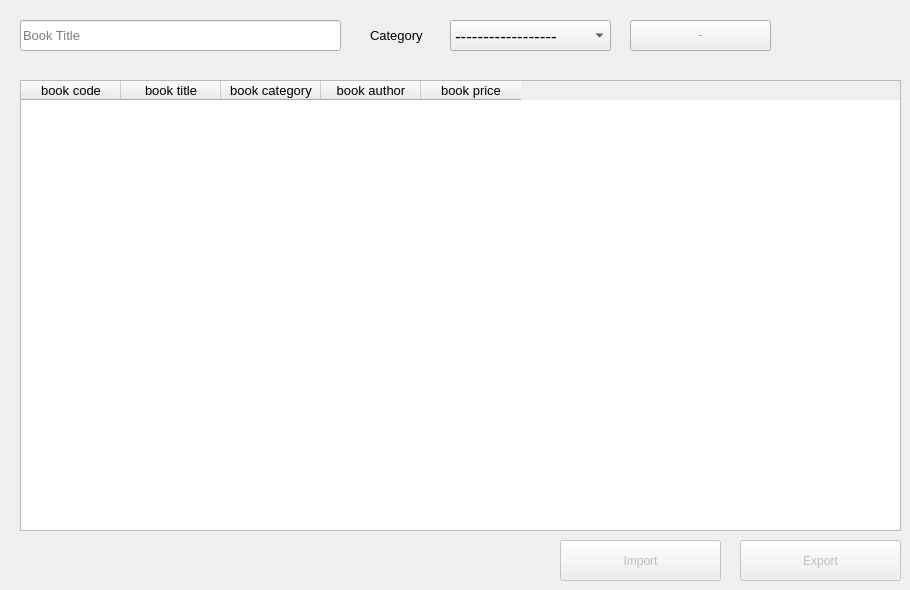
      <widget class="QWidget" name="tab_8">
       <attribute name="title">
        <string>All Books</string>
       </attribute>
       <widget class="QPushButton" name="pushButton_9">
        <property name="geometry">
         <rect>
          <x>630</x>
          <y>20</y>
          <width>141</width>
          <height>31</height>
         </rect>
        </property>
        <property name="font">
         <font>
          <pointsize>-1</pointsize>
         </font>
        </property>
        <property name="text">
         <string>Search</string>
        </property>
       </widget>
       <widget class="QTableWidget" name="tableWidget_2">
        <property name="geometry">
         <rect>
          <x>20</x>
          <y>80</y>
          <width>881</width>
          <height>451</height>
         </rect>
        </property>
        <column>
         <property name="text">
          <string>book code</string>
         </property>
         <property name="font">
          <font>
           <pointsize>10</pointsize>
          </font>
         </property>
        </column>
        <column>
         <property name="text">
          <string>book title</string>
         </property>
         <property name="font">
          <font>
           <pointsize>10</pointsize>
          </font>
         </property>
        </column>
        <column>
         <property name="text">
          <string>book category</string>
         </property>
         <property name="font">
          <font>
           <pointsize>10</pointsize>
          </font>
         </property>
        </column>
        <column>
         <property name="text">
          <string>book author</string>
         </property>
         <property name="font">
          <font>
           <pointsize>10</pointsize>
          </font>
         </property>
        </column>
        <column>
         <property name="text">
          <string>book price</string>
         </property>
         <property name="font">
          <font>
           <pointsize>10</pointsize>
          </font>
         </property>
        </column>
       </widget>
       <widget class="QComboBox" name="comboBox_2">
        <property name="geometry">
         <rect>
          <x>450</x>
          <y>20</y>
          <width>161</width>
          <height>31</height>
         </rect>
        </property>
        <property name="font">
         <font>
          <pointsize>13</pointsize>
         </font>
        </property>
        <item>
         <property name="text">
          <string>------------------</string>
         </property>
        </item>
       </widget>
       <widget class="QLineEdit" name="lineEdit_2">
        <property name="geometry">
         <rect>
          <x>20</x>
          <y>20</y>
          <width>321</width>
          <height>31</height>
         </rect>
        </property>
        <property name="font">
         <font>
          <pointsize>10</pointsize>
         </font>
        </property>
        <property name="placeholderText">
         <string>Book Title</string>
        </property>
       </widget>
       <widget class="QLabel" name="label">
        <property name="geometry">
         <rect>
          <x>370</x>
          <y>20</y>
          <width>71</width>
          <height>31</height>
         </rect>
        </property>
        <property name="font">
         <font>
          <pointsize>10</pointsize>
         </font>
        </property>
        <property name="text">
         <string>Category</string>
        </property>
       </widget>
       <widget class="QPushButton" name="pushButton_34">
        <property name="enabled">
         <bool>false</bool>
        </property>
        <property name="geometry">
         <rect>
          <x>560</x>
          <y>540</y>
          <width>161</width>
          <height>41</height>
         </rect>
        </property>
        <property name="text">
         <string>Import</string>
        </property>
       </widget>
       <widget class="QPushButton" name="pushButton_35">
        <property name="enabled">
         <bool>false</bool>
        </property>
        <property name="geometry">
         <rect>
          <x>740</x>
          <y>540</y>
          <width>161</width>
          <height>41</height>
         </rect>
        </property>
        <property name="text">
         <string>Export</string>
        </property>
       </widget>
      </widget>
